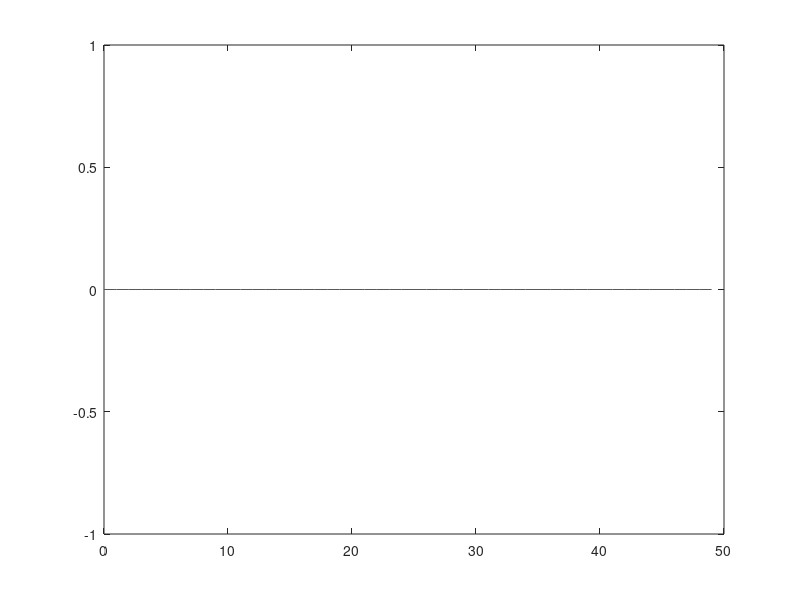

Write MATLAB code to recreate this figure.
% to balance data
% check the number of samples for each number of people

%root='C:/Users/heji/Dropbox/MyMatlabWork/';
root='C:/Documents and Settings/he/My Documents/Dropbox/MyMatlabWork/';
addpath([root,'radar/STC/scripts/matlab2weka']);
addpath([root,'radar/STC/scripts']);

path_data=[root,'radar/STC/data files/old_radar_dataset/full_balanced'];
cd(path_data);
fileFullNames=dir(path_data);

nSamples=zeros(1,50);
for j=1:length(fileFullNames)
    s=fileFullNames(j).name;
    if length(s)>=3
        fid = fopen(s);
        data = fread(fid, inf, 'int16');
        N=length(data)/2;
        n=ExtractNumFromFileName(s);
        nSamples(n+1)=nSamples(n+1)+N;
    end
end
fclose('all');
figure;plot(0:49,nSamples)